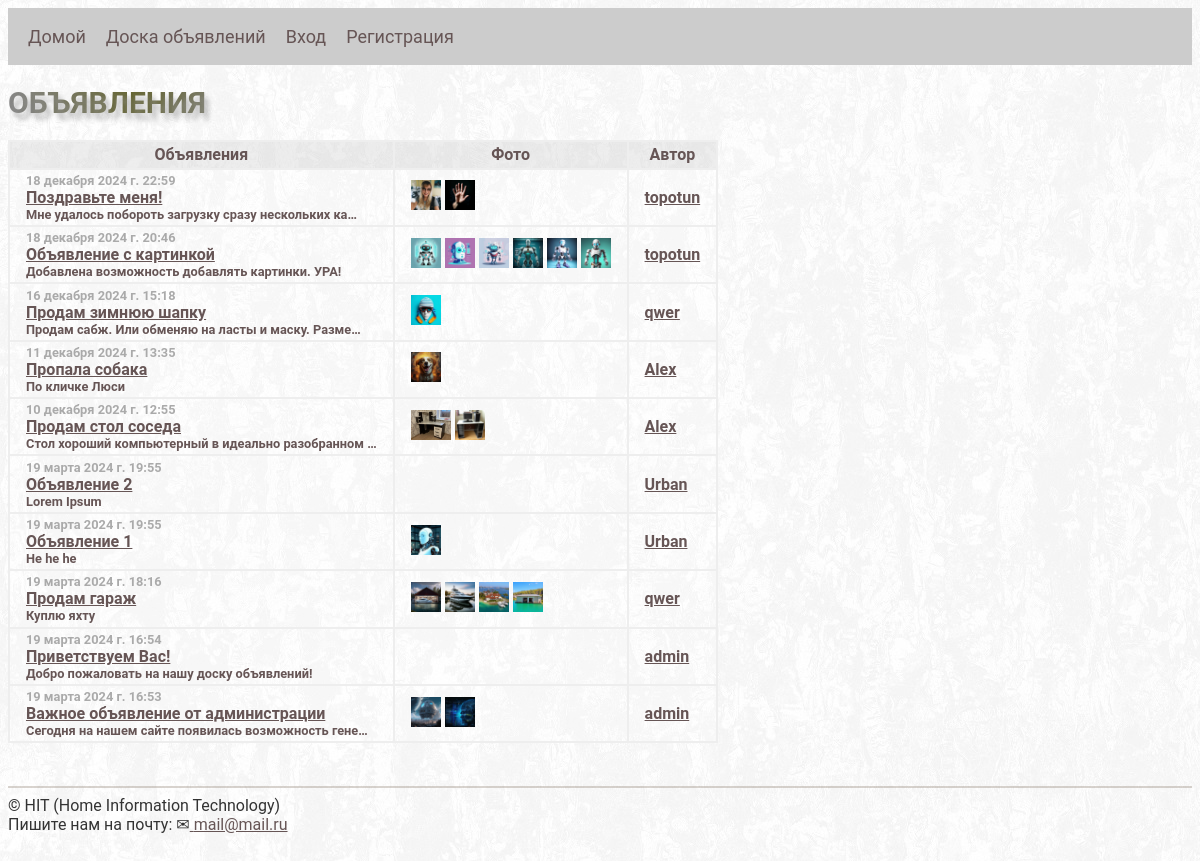
The page /board/ on the database as committed earlier.
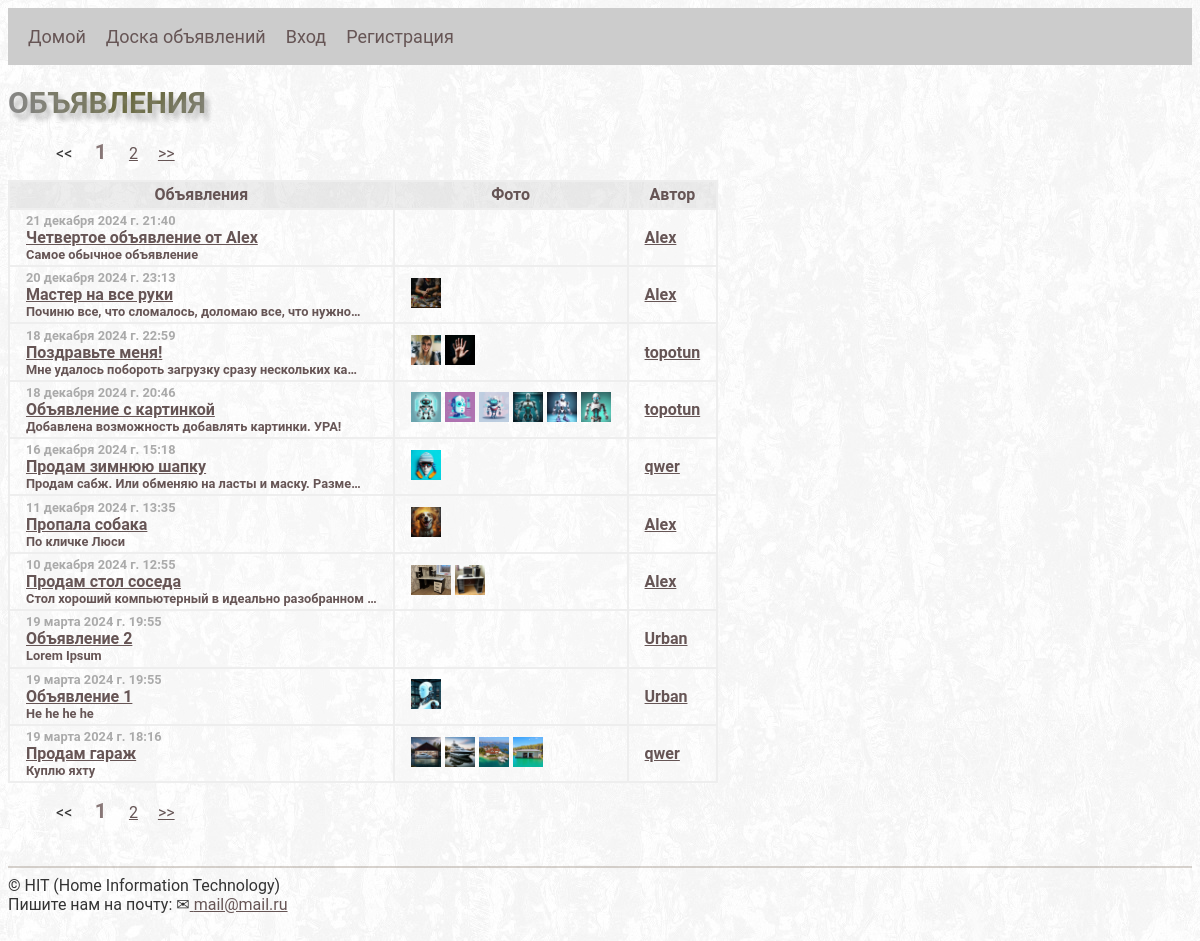
The same page on the database as committed later.
### board/models.py (models this page shows, shortened)
class Advertisement(models.Model):
    title = models.CharField(max_length=255)
    content = models.TextField()
    author = models.ForeignKey(User, on_delete=models.CASCADE)
    created_at = models.DateTimeField(auto_now_add=True)
    like_count = models.IntegerField(default=0)
    dislike_count = models.IntegerField(default=0)
    image = models.ImageField(upload_to=user_directory_path, null=True, blank=True)
    class Meta:
        verbose_name = 'Объявления'
        verbose_name_plural = 'Объявления'

class Image(models.Model):
    advertisement = models.ForeignKey(Advertisement, related_name='images', on_delete=models.CASCADE)
    user = models.ForeignKey(User, on_delete=models.CASCADE)
    image = models.ImageField(upload_to=user_directory_path)
    class Meta:
        verbose_name = 'Изображения'
        verbose_name_plural = 'Изображения'

### board/views.py (the view)
# urls.py: path('', views.advertisement_list, name='advertisement_list'),
def advertisement_list(request: HttpRequest, pk: int | None = None) -> HttpResponseRedirect:
    context = {}
    if pk:
        advertisements = Advertisement.objects.filter(author=pk).order_by('-id')
        user_stat_ = UserStat.objects.filter(user=pk)
        context = {'user_show': User.objects.get(id=pk)}
        if user_stat_:
            context['user_stat'] = user_stat_.first()
    else:
        advertisements = Advertisement.objects.all().order_by('-id')
    page_count = read_pade_count(request)
    paginator = Paginator(advertisements, page_count)
    page_num = request.GET.get('page')
    page_obj = paginator.get_page(page_num)
    images = []
    for adv in range(len(page_obj)):
        images.append(Image.objects.filter(advertisement=page_obj[adv].id))
    context = {**context, 'advertisements': zip(page_obj, images), 'advertisements_feeds': page_obj}
    return render(request, 'board/advertisement_list.html', context)

### board/user_preferences.py (called while the page is built)
def pref(request: HttpRequest):
    if request.user.is_authenticated:
        _preferences = Preferences.objects.filter(user=request.user).last()
        if request.GET.get('day') == 'theme':
            if not _preferences or _preferences.theme is None:
                Preferences.objects.create(user=request.user, theme='dark')
            elif _preferences.theme == 'light':
                _preferences.theme = 'dark'
                _preferences.save()
            else:
                _preferences.theme = 'light'
                _preferences.save()
            _preferences = Preferences.objects.filter(user=request.user).last()
    else:
        _preferences = None
    return {
        'user_pref': _preferences,
    }

### board/templates/board/advertisement_list.html (shortened to what this page needs)
{% extends 'base.html' %}
{% block content %}
<h1>Объявления</h1>
{% include 'board/paginator.html' %}
<table>
  <thead>
    <tr>
      <th>Объявления</th>
      <th>Фото</th>
      <th>Автор</th>
    </tr>
  </thead>
  {% for advertisement, images in advertisements %}
    <tr class="align_left">
      <th>
        <div class="date_font small_font">{{ advertisement.created_at }}</div>
        <a href="{% url 'board:advertisement_detail' pk=advertisement.pk %}">{{ advertisement.title }}</a>
        <div class="small_font">{{ advertisement.content|truncatechars:50 }}</div>
      </th>
      <th>
        {% if advertisement.image %}
          <a class="a_img" href="{{ advertisement.image.url }}" target="_blank">
            <img src="{{ advertisement.image.url }}" style="height: 30px;">
          </a>
        {% endif %}
        {% if images %}
          {% for img in images %}
            <a class="a_img" href="{{ img.image.url }}" target="_blank">
              <img src="{{ img.image.url }}" style="height: 30px;">
            </a>
          {% endfor %}
        {% endif %}
      </th>
      <th>
        <a href="{% url 'board:advertisement_list' pk=advertisement.author.id %}">
          {{ advertisement.author.username }}
        </a>
      </th>
    </tr>
  {% endfor %}
</table>
{% include 'board/paginator.html' %}
{% endblock %}

Rows that differ between the two databases and show on the page:
no longer on this page (row edited): Advertisement: created_at "19 марта 2024 г. 16:54", title "Приветствуем Вас!", content "Добро пожаловать на нашу доску объявлений!", author.username "admin"
no longer on this page (row edited): Advertisement: created_at "19 марта 2024 г. 16:53", title "Важное объявление от администрации", content "Сегодня на нашем сайте появилась возможность гене…", author.username "admin"
no longer on this page (row unchanged): Image: image (picture), shown under "19 марта 2024 г. 16:53"
no longer on this page (row unchanged): Image: image (picture), shown under "19 марта 2024 г. 16:53"
added Advertisement: created_at "21 декабря 2024 г. 21:40", title "Четвертое объявление от Alex", content "Самое обычное объявление", author.username "Alex"
added Advertisement: created_at "20 декабря 2024 г. 23:13", title "Мастер на все руки", content "Починю все, что сломалось, доломаю все, что нужно…", author.username "Alex"
added Image: image (picture), shown under "20 декабря 2024 г. 23:13"
changed Advertisement "Объявление 1": content "He he he" → "He he he he"
Other text that changed with them:
new list line: "1"
new list line: "2"
